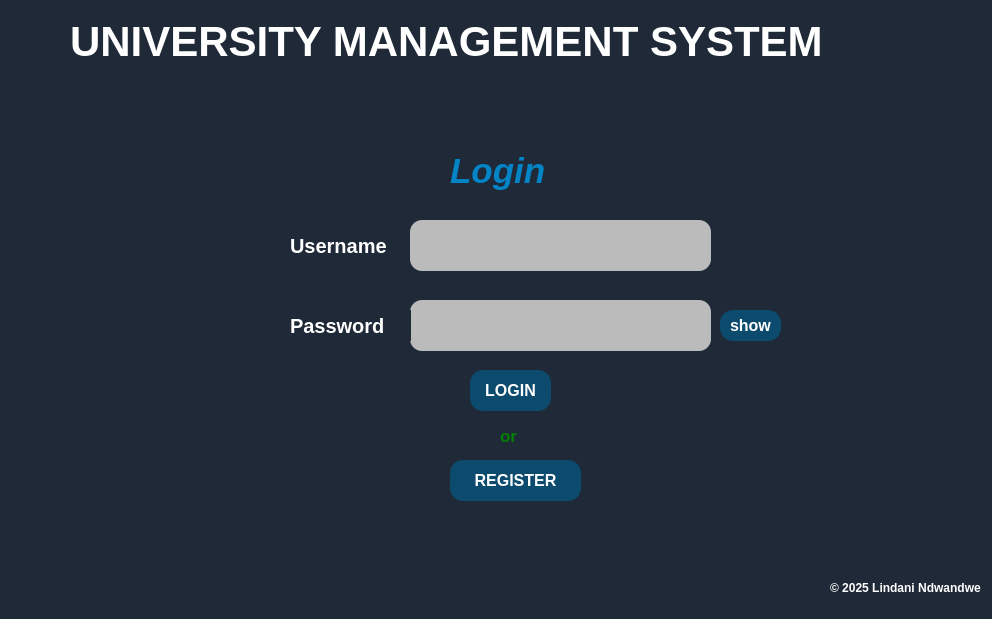
<?xml version="1.0" encoding="UTF-8"?>
<ui version="4.0">
 <class>MainWindow</class>
 <widget class="QMainWindow" name="MainWindow">
  <property name="geometry">
   <rect>
    <x>0</x>
    <y>0</y>
    <width>992</width>
    <height>619</height>
   </rect>
  </property>
  <property name="minimumSize">
   <size>
    <width>992</width>
    <height>619</height>
   </size>
  </property>
  <property name="maximumSize">
   <size>
    <width>992</width>
    <height>619</height>
   </size>
  </property>
  <property name="windowTitle">
   <string>UNIVERSITY MANAGEMENT SYSTEM</string>
  </property>
  <property name="styleSheet">
   <string notr="true">QWidget{
	background:#1F2937;
	color:white;
	font-weight:900;
}</string>
  </property>
  <widget class="QWidget" name="centralwidget">
   <widget class="QLabel" name="label">
    <property name="geometry">
     <rect>
      <x>70</x>
      <y>10</y>
      <width>851</width>
      <height>61</height>
     </rect>
    </property>
    <property name="styleSheet">
     <string notr="true">QLabel{
        font-size:42px;
        font-family:Arial, sans-serif;
}</string>
    </property>
    <property name="text">
     <string>UNIVERSITY MANAGEMENT SYSTEM</string>
    </property>
   </widget>
   <widget class="QLabel" name="label_2">
    <property name="geometry">
     <rect>
      <x>450</x>
      <y>150</y>
      <width>101</width>
      <height>41</height>
     </rect>
    </property>
    <property name="styleSheet">
     <string notr="true">QLabel{
        font-size:35px;
        font-family:Arial, sans-serif;
		font-style:italic;
        color:#0284C7;
}</string>
    </property>
    <property name="text">
     <string>Login</string>
    </property>
   </widget>
   <widget class="QLabel" name="label_3">
    <property name="geometry">
     <rect>
      <x>290</x>
      <y>230</y>
      <width>121</width>
      <height>31</height>
     </rect>
    </property>
    <property name="styleSheet">
     <string notr="true">QLabel{
   	  font-size:20px;
     font-family:Arial, sans-serif;
}</string>
    </property>
    <property name="text">
     <string>Username</string>
    </property>
   </widget>
   <widget class="QLineEdit" name="lineEdit">
    <property name="geometry">
     <rect>
      <x>410</x>
      <y>220</y>
      <width>301</width>
      <height>51</height>
     </rect>
    </property>
    <property name="styleSheet">
     <string notr="true">QLineEdit{
		font-size:20px;
		background:#bbb;
		color:#1F2937;
        border-radius:12px;
		font-family:Arial, sans-serif;
}</string>
    </property>
    <property name="text">
     <string/>
    </property>
   </widget>
   <widget class="QLineEdit" name="lineEdit_2">
    <property name="geometry">
     <rect>
      <x>410</x>
      <y>300</y>
      <width>301</width>
      <height>51</height>
     </rect>
    </property>
    <property name="styleSheet">
     <string notr="true">QLineEdit{
		font-size:20px;
		background:#bbb;
		color:#1F2937;
        border-radius:12px;
		font-family:Arial, sans-serif;
}</string>
    </property>
    <property name="text">
     <string/>
    </property>
   </widget>
   <widget class="QLabel" name="label_4">
    <property name="geometry">
     <rect>
      <x>290</x>
      <y>310</y>
      <width>121</width>
      <height>31</height>
     </rect>
    </property>
    <property name="styleSheet">
     <string notr="true">QLabel{
   	  font-size:20px;
     font-family:Arial, sans-serif;
}</string>
    </property>
    <property name="text">
     <string>Password</string>
    </property>
   </widget>
   <widget class="QPushButton" name="pushButton">
    <property name="geometry">
     <rect>
      <x>470</x>
      <y>370</y>
      <width>81</width>
      <height>41</height>
     </rect>
    </property>
    <property name="styleSheet">
     <string notr="true">QPushButton{
		font-family:Arial, sans-serif;
		font-size:16px;
background:#0C4A6E;
border-radius:13px;
        
}
</string>
    </property>
    <property name="text">
     <string>LOGIN</string>
    </property>
   </widget>
   <widget class="QLabel" name="label_5">
    <property name="geometry">
     <rect>
      <x>500</x>
      <y>420</y>
      <width>31</width>
      <height>31</height>
     </rect>
    </property>
    <property name="styleSheet">
     <string notr="true">QLabel{
		font-family:Arial,sans-serif;
        font-size:17px;
color:green;
}</string>
    </property>
    <property name="text">
     <string>or</string>
    </property>
   </widget>
   <widget class="QPushButton" name="pushButton_2">
    <property name="geometry">
     <rect>
      <x>450</x>
      <y>460</y>
      <width>131</width>
      <height>41</height>
     </rect>
    </property>
    <property name="styleSheet">
     <string notr="true">QPushButton{
		font-family:Arial, sans-serif;
		font-size:16px;
background:#0C4A6E;
border-radius:13px;
        
}
</string>
    </property>
    <property name="text">
     <string>REGISTER</string>
    </property>
   </widget>
   <widget class="QLabel" name="label_7">
    <property name="geometry">
     <rect>
      <x>830</x>
      <y>580</y>
      <width>161</width>
      <height>16</height>
     </rect>
    </property>
    <property name="text">
     <string>© 2025 Lindani Ndwandwe</string>
    </property>
   </widget>
   <widget class="QPushButton" name="hide_show_password_btn">
    <property name="geometry">
     <rect>
      <x>720</x>
      <y>310</y>
      <width>61</width>
      <height>31</height>
     </rect>
    </property>
    <property name="styleSheet">
     <string notr="true">QPushButton{
		font-family:Arial, sans-serif;
		font-size:16px;
background:#0C4A6E;
border-radius:13px;
        
}
</string>
    </property>
    <property name="text">
     <string>show</string>
    </property>
   </widget>
  </widget>
  <widget class="QMenuBar" name="menubar">
   <property name="geometry">
    <rect>
     <x>0</x>
     <y>0</y>
     <width>992</width>
     <height>21</height>
    </rect>
   </property>
  </widget>
  <widget class="QStatusBar" name="statusbar"/>
 </widget>
 <resources/>
 <connections/>
</ui>
